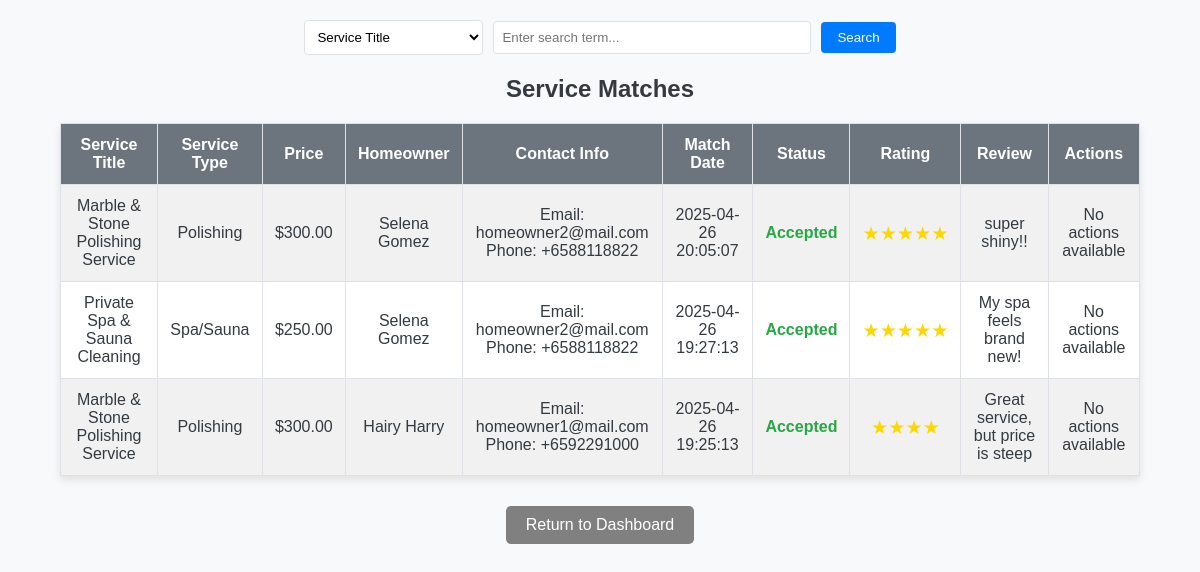
The app's page /cleaner/cleaner_view_matches.php (signed in), older data.
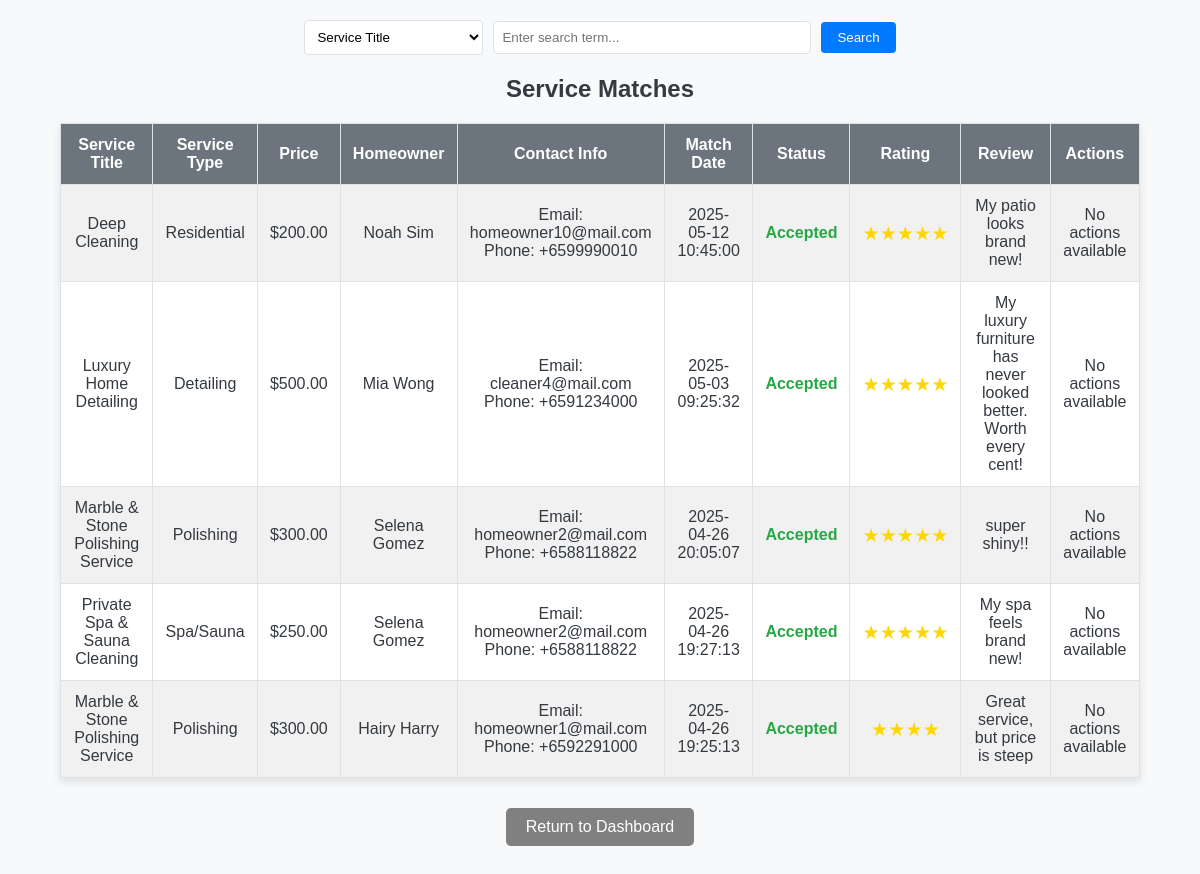
The same page, newer data.
### tables this page shows
CREATE TABLE IF NOT EXISTS `matches` (
  `match_id` int(11) NOT NULL AUTO_INCREMENT,
  `service_id` int(11) NOT NULL,
  `homeowner_id` int(11) NOT NULL,
  `cleaner_id` int(11) NOT NULL,
  `match_date` datetime DEFAULT current_timestamp(),
  `status` enum('pending','accepted','rejected','completed') DEFAULT 'pending',
  `rating` int(11) DEFAULT NULL,
  `review` text DEFAULT NULL,
  PRIMARY KEY (`match_id`),
  KEY `service_id` (`service_id`),
  KEY `homeowner_id` (`homeowner_id`),
  KEY `cleaner_id` (`cleaner_id`)
);

CREATE TABLE IF NOT EXISTS `cleaningservices` (
  `service_id` int(11) NOT NULL AUTO_INCREMENT,
  `cleaner_id` int(11) NOT NULL,
  `service_title` varchar(256) NOT NULL,
  `service_description` text NOT NULL,
  `service_type` varchar(100) NOT NULL,
  `service_price` double DEFAULT NULL,
  `views` int(10) UNSIGNED DEFAULT 0,
  `shortlisted` int(10) UNSIGNED DEFAULT 0,
  PRIMARY KEY (`service_id`),
  KEY `cleaner_id` (`cleaner_id`)
);

CREATE TABLE IF NOT EXISTS `profile` (
  `profile_id` int(11) NOT NULL AUTO_INCREMENT,
  `user_id` int(11) NOT NULL,
  `first_name` varchar(256) NOT NULL,
  `last_name` varchar(256) NOT NULL,
  `about` varchar(256) NOT NULL,
  `gender` varchar(16) NOT NULL,
  `profile_image` longblob DEFAULT NULL,
  `status_id` int(11) DEFAULT NULL,
  PRIMARY KEY (`profile_id`),
  KEY `user_id` (`user_id`),
  KEY `status_id` (`status_id`)
);

CREATE TABLE IF NOT EXISTS `users` (
  `user_id` int(11) NOT NULL AUTO_INCREMENT,
  `username` varchar(256) NOT NULL,
  `password` varchar(256) NOT NULL,
  `role_id` int(11) DEFAULT NULL,
  `email` varchar(256) NOT NULL,
  `phone_num` varchar(256) NOT NULL,
  `status_id` int(11) DEFAULT NULL,
  PRIMARY KEY (`user_id`),
  UNIQUE KEY `username` (`username`),
  UNIQUE KEY `email` (`email`),
  UNIQUE KEY `phone_num` (`phone_num`),
  KEY `role_id` (`role_id`),
  KEY `status_id` (`status_id`)
);

### cleaner/cleaner_view_matches.php (the view, shortened to what this page needs)
<?php
class MatchEntity
{
    private $conn;
    public function __construct($conn)
    {
        $this->conn = $conn;
    }
    public function getMatchesByCleaner($cleaner_id, $filter = '', $search = '')
    {
        $query = "
            SELECT m.match_id, m.service_id, m.match_date, m.status,
                   cs.service_title, cs.service_type, cs.service_price,
                   p.first_name, p.last_name, u.email, u.phone_num,
                   m.rating, m.review
            FROM matches m
            JOIN cleaningservices cs ON m.service_id = cs.service_id
            JOIN profile p ON m.homeowner_id = p.user_id
            JOIN users u ON m.homeowner_id = u.user_id
            WHERE cs.cleaner_id = ?
        ";
        $query .= " ORDER BY m.match_date DESC";
        $stmt = $this->conn->prepare($query);
        if (!empty($search) && !empty($filter)) {
            $search_param = "%$search%";
            $stmt->bind_param("is", $cleaner_id, $search_param);
        } else {
            $stmt->bind_param("i", $cleaner_id);
        }
        $stmt->execute();
        $result = $stmt->get_result();
        $matches = [];
        while ($row = $result->fetch_assoc()) {
            $matches[] = $row;
        }
        return $matches;
    }
}
class ViewMatchesController
{
    private $matchEntity;
    public function __construct($matchEntity)
    {
        $this->matchEntity = $matchEntity;
    }
    public function getCleanerID()
    {
        return isset($_SESSION['user_id']) ? $_SESSION['user_id'] : null;
    }
    public function getMatches()
    {
        $cleanerID = $this->getCleanerID();
        $filter = isset($_GET['filter']) ? $_GET['filter'] : '';
        $search = isset($_GET['search']) ? $_GET['search'] : '';
        return $cleanerID !== null ? $this->matchEntity->getMatchesByCleaner($cleanerID, $filter, $search) : [];
    }
}
class ViewMatchesPage
{
    private $controller;
    public function __construct($controller)
    {
        $this->controller = $controller;
    }
    public function ViewMatchesUI()
    {
        $matches = $this->controller->getMatches();
        $current_filter = isset($_GET['filter']) ? htmlspecialchars($_GET['filter']) : '';
        $current_search = isset($_GET['search']) ? htmlspecialchars($_GET['search']) : '';
        ?>
        <!DOCTYPE html>
        <html>
        <head>
        </head>
        <body>
            <div class="search-container">
                <form class="search-form" method="GET">
                    <select name="filter" class="filter-select">
                        <option value="cs.service_title" <?php echo $current_filter === 'cs.service_title' ? 'selected' : ''; ?>>Service Title</option>
                    </select>
                    <input type="text" name="search" class="search-input" placeholder="Enter search term..." value="<?php echo $current_search; ?>">
                    <button type="submit" class="search-button">Search</button>
                </form>
            </div>
            <h2>Service Matches</h2>
            <table>
                <tr>
                    <th>Service Title</th>
                    <th>Service Type</th>
                    <th>Price</th>
                    <th>Homeowner</th>
                    <th>Contact Info</th>
                    <th>Match Date</th>
                    <th>Status</th>
                    <th>Rating</th>
                    <th>Review</th>
                    <th>Actions</th>
                </tr>
                <?php foreach ($matches as $match): ?>
                    <tr>
                        <td><?php echo htmlspecialchars($match['service_title']); ?></td>
                        <td><?php echo htmlspecialchars($match['service_type']); ?></td>
                        <td>$<?php echo htmlspecialchars(number_format($match['service_price'], 2)); ?></td>
                        <td><?php echo htmlspecialchars($match['first_name'] . " " . $match['last_name']); ?></td>
                        <td>
                            Email: <?php echo htmlspecialchars($match['email']); ?><br>
                            Phone: <?php echo htmlspecialchars($match['phone_num']); ?>
                        </td>
                        <td><?php echo htmlspecialchars($match['match_date']); ?></td>
                        <td class="status-<?php echo htmlspecialchars($match['status']); ?>">
                            <?php echo ucfirst(htmlspecialchars($match['status'])); ?>
                        </td>
                        <td>
                            <?php if ($match['status'] === 'rejected'): ?>
                                -
                            <?php elseif ($match['rating']): ?>
                                <span class="star-rating"><?php echo str_repeat('★', $match['rating']); ?></span>
                            <?php else: ?>
                                Not rated
                            <?php endif; ?>
                        </td>
                        <td>
                            <?php if ($match['status'] === 'rejected'): ?>
                                -
                            <?php else: ?>
                                <?php echo $match['review'] ? htmlspecialchars($match['review']) : 'No review yet'; ?>
                            <?php endif; ?>
                        </td>
                        <td>
                            <?php if ($match['status'] === 'pending'): ?>
                                <form method="post" style="display: inline;">
                                    <input type="hidden" name="match_id" value="<?php echo $match['match_id']; ?>">
                                    <button type="submit" name="action" value="accept" class="accept-button">Accept</button>
                                    <button type="submit" name="action" value="reject" class="reject-button">Reject</button>
                                </form>
                            <?php else: ?>
                                <span>No actions available</span>
                            <?php endif; ?>
                        </td>
                    </tr>
                <?php endforeach; ?>
            </table>
            <a href="cleaner_dashboard.php" class="return-button">Return to Dashboard</a>
        </body>
        </html>
        <?php
    }
}
$database = new Database();
$conn = $database->getConnection();
$matchEntity = new MatchEntity($conn);
$controller = new ViewMatchesController($matchEntity);
$page = new ViewMatchesPage($controller);
$page->ViewMatchesUI();
?>

### cleaner/cleaner_view_matches.php (style rules this page uses)
body { font-family: Arial, sans-serif; margin: 0; padding: 0; background-color: #f8f9fa; }
h2 { text-align: center; color: #343a40; margin-top: 20px; }
table { width: 90%; margin: 20px auto; border-collapse: collapse; background-color: #ffffff; box-shadow: 0 4px 8px rgba(0, 0, 0, 0.1); }
table, th, td { border: 1px solid #dee2e6; }
th, td { padding: 12px; text-align: center; color: #343a40; }
th { background-color: #6c757d; color: #ffffff; font-weight: bold; }
tr:nth-child(even) { background-color: #f1f1f1; }
.return-button { display: block; margin: 30px auto; padding: 10px 20px; background-color: grey; color: white; text-decoration: none; border-radius: 5px; text-align: center; width: fit-content; }
.status-accepted { color: #28a745; font-weight: bold; }
.search-container { width: 90%; margin: 20px auto; text-align: center; }
.search-form { display: flex; justify-content: center; gap: 10px; align-items: center; }
.search-input { padding: 8px; width: 300px; border: 1px solid #dee2e6; border-radius: 4px; }
.filter-select { padding: 8px; border: 1px solid #dee2e6; border-radius: 4px; background-color: white; }
.search-button { padding: 8px 16px; background-color: #007bff; color: white; border: none; border-radius: 4px; cursor: pointer; }
.star-rating { color: #ffd700; font-size: 1.2em; }

Row changes from the older to the newer data that the page shows:
added matches: service.service_title "Deep Cleaning", service.service_type "Residential", service.service_price "200.00", profile.first_name+last_name "Noah Sim", users.email "homeowner10@mail.com", users.phone_num "+6599990010", match_date "2025-05-12 10:45:00", status "Accepted", rating "★★★★★", review "My patio looks brand new!", shows "No actions available"
added matches: service.service_title "Luxury Home Detailing", service.service_type "Detailing", service.service_price "500.00", profile.first_name+last_name "Mia Wong", users.email "cleaner4@mail.com", users.phone_num "+6591234000", match_date "2025-05-03 09:25:32", status "Accepted", rating "★★★★★", review "My luxury furniture has never looked better. Worth every cent!", shows "No actions available"
